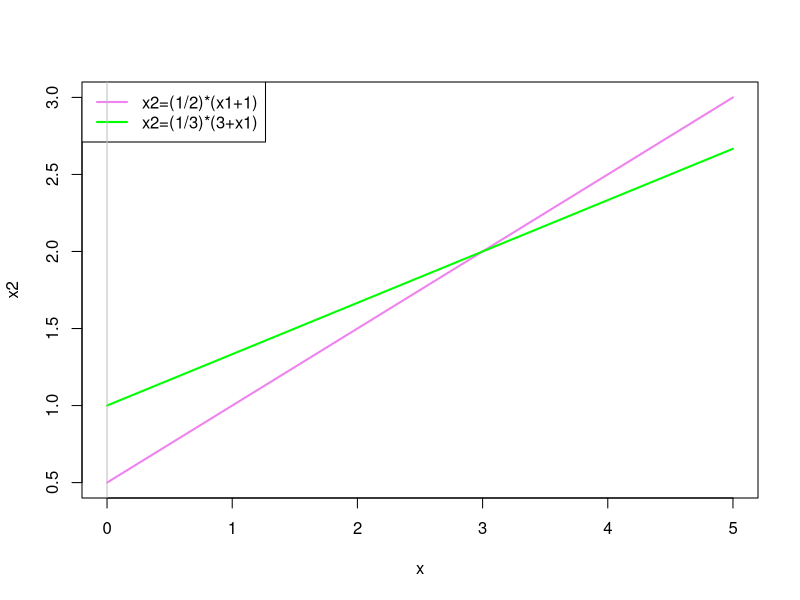

This chart was generated by the following R code:
## ---- chunk 1
2*5-6.5+1.5*3
## ---- chunk 2
5-4*3
## ---- chunk 3
curve((1/2)*(x+1), from = 0, to = 5, col = "violet", lwd = 2, ylab = "x2")
curve((1/3)*(3+x), col = "green", add = TRUE, lwd = 2)
legend("topleft",
legend=c("x2=(1/2)*(x1+1)","x2=(1/3)*(3+x1)"),
col=c("violet","green"),
lty=1,lwd=2)
abline(h=0, v=0, col="gray")
